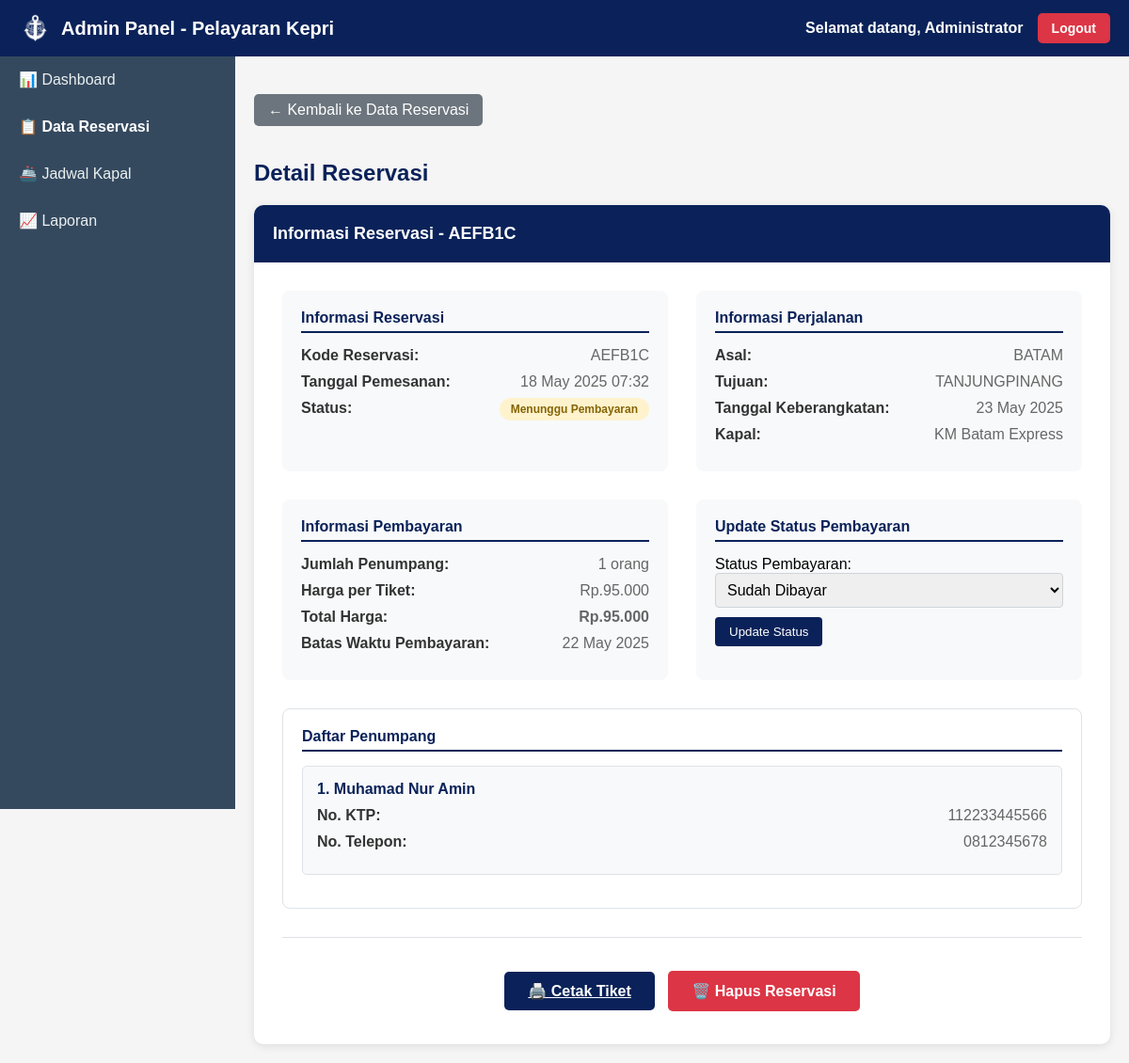
The page /admin_detail_reservasi.php?id=6 (signed in) on the database its author committed.
### tables this page shows
CREATE TABLE `reservations` (
  `id` int(11) NOT NULL,
  `kode` varchar(20) NOT NULL,
  `origin_id` int(11) NOT NULL,
  `destination_id` int(11) NOT NULL,
  `departure_date` date NOT NULL,
  `ship_id` int(11) NOT NULL,
  `passenger_count` int(11) NOT NULL,
  `total_price` decimal(10,2) NOT NULL,
  `reservation_date` timestamp NOT NULL DEFAULT current_timestamp(),
  `schedule_id` int(11) DEFAULT NULL,
  `created_at` timestamp NOT NULL DEFAULT current_timestamp(),
  `status` enum('pending','paid','expired') NOT NULL DEFAULT 'pending'
);

CREATE TABLE `locations` (
  `id` int(11) NOT NULL,
  `name` varchar(100) NOT NULL,
  `created_at` timestamp NOT NULL DEFAULT current_timestamp()
);

CREATE TABLE `ships` (
  `id` int(11) NOT NULL,
  `name` varchar(100) NOT NULL,
  `price` decimal(10,2) NOT NULL,
  `created_at` timestamp NOT NULL DEFAULT current_timestamp()
);

CREATE TABLE `passengers` (
  `id` int(11) NOT NULL,
  `reservation_id` int(11) NOT NULL,
  `name` varchar(255) NOT NULL,
  `ktp_number` varchar(50) NOT NULL,
  `phone_number` varchar(20) NOT NULL,
  `created_at` timestamp NOT NULL DEFAULT current_timestamp()
);

### db_connection.php (called while the page is built, shortened)
<?php
function formatRupiah($price) {
    return 'Rp.' . number_format($price, 0, ',', '.');
}
?>

### admin_detail_reservasi.php (the view, shortened to what this page needs)
<?php
require_once 'db_connection.php';
$reservation_id = isset($_GET['id']) ? (int)$_GET['id'] : 0;
$query = "SELECT r.*,
          o.name AS origin_name,
          d.name AS destination_name,
          s.name AS ship_name,
          s.price AS ship_price
          FROM reservations r
          JOIN locations o ON r.origin_id = o.id
          JOIN locations d ON r.destination_id = d.id
          JOIN ships s ON r.ship_id = s.id
          WHERE r.id = ?";
$stmt = $conn->prepare($query);
$stmt->bind_param("i", $reservation_id);
$stmt->execute();
$result = $stmt->get_result();
$reservation = $result->fetch_assoc();
$query = "SELECT * FROM passengers WHERE reservation_id = ?";
$stmt = $conn->prepare($query);
$stmt->bind_param("i", $reservation_id);
$stmt->execute();
$passengers_result = $stmt->get_result();
$passengers = [];
while ($row = $passengers_result->fetch_assoc()) {
    $passengers[] = $row;
}
$payment_deadline = date('d F Y', strtotime($reservation['departure_date'] . ' -1 day'));
?>
<!DOCTYPE html>
<html lang="id">
<head>
</head>
    <link rel="stylesheet" href="css/sidebar.css">
    <link rel="stylesheet" href="css/header.css">
<body>
    <div class="header">
        <div class="logo-container">
            <img src="gambar/logo.png" alt="Logo">
            <div class="header-title">Admin Panel - Pelayaran Kepri</div>
        </div>
        <div class="admin-info">
            <span>Selamat datang, <?php echo $_SESSION['admin_name']; ?></span>
            <a href="admin_logout.php" class="logout-btn">Logout</a>
        </div>
    </div>
    <div class="sidebar">
        <ul class="sidebar-menu">
            <li><a href="admin_dashboard.php">📊 Dashboard</a></li>
            <li><a href="admin_reservasi.php" class="active">📋 Data Reservasi</a></li>
            <li><a href="admin_jadwal.php">🚢 Jadwal Kapal</a></li>
            <li><a href="admin_laporan.php">📈 Laporan</a></li>
        </ul>
    </div>
    <div class="main-content">
        <a href="admin_reservasi.php" class="back-btn">← Kembali ke Data Reservasi</a>
        <h1 class="page-title">Detail Reservasi</h1>
        <div class="detail-container">
            <div class="detail-header">
                Informasi Reservasi - <?php echo htmlspecialchars($reservation['kode']); ?>
            </div>
            <div class="detail-content">
                <div class="detail-grid">
                    <div class="detail-section">
                        <div class="section-title">Informasi Reservasi</div>
                        <div class="detail-row">
                            <span class="detail-label">Kode Reservasi:</span>
                            <span class="detail-value"><?php echo htmlspecialchars($reservation['kode']); ?></span>
                        </div>
                        <div class="detail-row">
                            <span class="detail-label">Tanggal Pemesanan:</span>
                            <span class="detail-value"><?php echo date('d F Y H:i', strtotime($reservation['created_at'])); ?></span>
                        </div>
                        <div class="detail-row">
                            <span class="detail-label">Status:</span>
                            <span class="detail-value">
                                <?php
                                $status_badges = [
                                    'pending' => '<span class="status-badge status-pending">Menunggu Pembayaran</span>',
                                    'paid' => '<span class="status-badge status-paid">Sudah Dibayar</span>',
                                    'expired' => '<span class="status-badge status-expired">Expired/Hangus</span>'
                                ];
                                echo $status_badges[$reservation['status']] ?? '<span class="status-badge status-pending">Menunggu Pembayaran</span>';
                                ?>
                            </span>
                        </div>
                    </div>
                    <div class="detail-section">
                        <div class="section-title">Informasi Perjalanan</div>
                        <div class="detail-row">
                            <span class="detail-label">Asal:</span>
                            <span class="detail-value"><?php echo htmlspecialchars($reservation['origin_name']); ?></span>
                        </div>
                        <div class="detail-row">
                            <span class="detail-label">Tujuan:</span>
                            <span class="detail-value"><?php echo htmlspecialchars($reservation['destination_name']); ?></span>
                        </div>
                        <div class="detail-row">
                            <span class="detail-label">Tanggal Keberangkatan:</span>
                            <span class="detail-value"><?php echo date('d F Y', strtotime($reservation['departure_date'])); ?></span>
                        </div>
                        <div class="detail-row">
                            <span class="detail-label">Kapal:</span>
                            <span class="detail-value"><?php echo htmlspecialchars($reservation['ship_name']); ?></span>
                        </div>
                    </div>
                    <div class="detail-section">
                        <div class="section-title">Informasi Pembayaran</div>
                        <div class="detail-row">
                            <span class="detail-label">Jumlah Penumpang:</span>
                            <span class="detail-value"><?php echo $reservation['passenger_count']; ?> orang</span>
                        </div>
                        <div class="detail-row">
                            <span class="detail-label">Harga per Tiket:</span>
                            <span class="detail-value"><?php echo formatRupiah($reservation['ship_price']); ?></span>
                        </div>
                        <div class="detail-row">
                            <span class="detail-label">Total Harga:</span>
                            <span class="detail-value"><strong><?php echo formatRupiah($reservation['total_price']); ?></strong></span>
                        </div>
                        <div class="detail-row">
                            <span class="detail-label">Batas Waktu Pembayaran:</span>
                            <span class="detail-value"><?php echo $payment_deadline; ?></span>
                        </div>
                    </div>
                    <div class="detail-section">
                        <div class="section-title">Update Status Pembayaran</div>
                        <form method="POST" action="admin_update_status.php">
                            <div class="form-group">
                                <label for="status">Status Pembayaran:</label>
                                <select name="status" id="status" class="form-control">
                                    <option value="paid" <?php echo ($reservation['status'] == 'paid') ? 'selected' : ''; ?>>Sudah Dibayar</option>
                                </select>
                            </div>
                            <button type="submit" class="btn-primary">Update Status</button>
                        </form>
                    </div>
                </div>
                <div class="passengers-section">
                    <div class="section-title">Daftar Penumpang</div>
                    <?php foreach ($passengers as $index => $passenger): ?>
                        <div class="passenger-card">
                            <div class="passenger-name">
                                <?php echo ($index + 1) . '. ' . htmlspecialchars($passenger['name']); ?>
                            </div>
                            <div class="detail-row">
                                <span class="detail-label">No. KTP:</span>
                                <span class="detail-value"><?php echo htmlspecialchars($passenger['ktp_number']); ?></span>
                            </div>
                            <div class="detail-row">
                                <span class="detail-label">No. Telepon:</span>
                                <span class="detail-value"><?php echo htmlspecialchars($passenger['phone_number']); ?></span>
                            </div>
                        </div>
                    <?php endforeach; ?>
                </div>
                <div class="print-section">
                    <a href="generate_ticket_pdf.php?id=<?php echo $reservation['id']; ?>" class="print-btn">🖨️ Cetak Tiket</a>
                    <a href="admin_delete_reservasi.php?id=<?php echo $reservation['id']; ?>"
                       class="delete-btn"
                       onclick="return confirm('Yakin ingin menghapus reservasi ini? Tindakan ini tidak dapat dibatalkan.')">
                        🗑️ Hapus Reservasi
                    </a>
                </div>
            </div>
        </div>
    </div>
</body>
</html>

### css/sidebar.css (style rules this page uses)
.sidebar { width: 250px; background-color:#34495e; height: 100vh; position: fixed; left: 0; top: 60px; overflow-y: auto; z-index: 999; transition: all 0.3s ease; }
.sidebar-menu { list-style: none; padding: 0; margin: 0; }
.sidebar-menu li { border-bottom: 1px solid #34495e; }
.sidebar-menu a { display: block; padding: 15px 20px; color: #ecf0f1; text-decoration: none; font-weight: 500; transition: all 0.3s ease; }
.sidebar-menu a:hover, .sidebar-menu a.active { color: white; font-weight: bold; }

### css/header.css (style rules this page uses)
.header { background-color: #0a2259; color: white; padding: 15px 20px; display: flex; justify-content: space-between; align-items: center; position: fixed; top: 0; left: 0; right: 0; z-index: 1000; height: 60px; box-sizing: border-box; }
.logo-container { display: flex; align-items: center; }
.logo-container img { height: 35px; margin-right: 10px; }
.header-title { font-size: 20px; font-weight: bold; }
.admin-info { display: flex; align-items: center; gap: 15px; font-weight: bold; }
.logout-btn { background-color: #dc3545; color: white; padding: 8px 15px; border: none; border-radius: 5px; text-decoration: none; font-size: 14px; }

### admin_detail_reservasi.php (style rules this page uses)
body { margin: 0; font-family: Arial, sans-serif; background-color: #f5f5f5; }
.main-content { margin-left: 250px; margin-top: 80px; padding: 20px; min-height: calc(100vh - 80px); }
.page-title { color: #0a2259; font-size: 24px; margin-bottom: 20px; }
.back-btn { background-color: #6c757d; color: white; padding: 8px 15px; text-decoration: none; border-radius: 5px; margin-bottom: 20px; display: inline-block; }
.detail-container { background: white; border-radius: 10px; box-shadow: 0 2px 10px rgba(0,0,0,0.1); overflow: hidden; }
.detail-header { background-color: #0a2259; color: white; padding: 20px; font-size: 18px; font-weight: bold; }
.detail-content { padding: 30px; }
.detail-grid { display: grid; grid-template-columns: repeat(auto-fit, minmax(300px, 1fr)); gap: 30px; margin-bottom: 30px; }
.detail-section { background: #f8f9fa; padding: 20px; border-radius: 8px; }
.section-title { color: #0a2259; font-size: 16px; font-weight: bold; margin-bottom: 15px; border-bottom: 2px solid #0a2259; padding-bottom: 5px; }
.detail-row { margin-bottom: 10px; display: flex; justify-content: space-between; }
.detail-label { font-weight: bold; color: #333; }
.detail-value { color: #666; }
.passengers-section { background: white; border: 1px solid #dee2e6; border-radius: 8px; padding: 20px; }
.passenger-card { background: #f8f9fa; border: 1px solid #dee2e6; border-radius: 5px; padding: 15px; margin-bottom: 15px; }
.passenger-name { font-weight: bold; color: #0a2259; margin-bottom: 10px; }
.status-badge { padding: 5px 12px; border-radius: 15px; font-size: 12px; font-weight: bold; }
.status-pending { background-color: #fff3cd; color: #856404; }
.print-section { text-align: center; margin-top: 30px; padding-top: 30px; border-top: 1px solid #dee2e6; }
.print-btn { background-color: #0a2259; color: white; padding: 12px 25px; border: none; border-radius: 5px; cursor: pointer; font-weight: bold; margin: 5px; }
.delete-btn { background-color: #dc3545; color: white; padding: 12px 25px; border: none; border-radius: 5px; cursor: pointer; font-weight: bold; margin: 5px; text-decoration: none; display: inline-block; }
.form-control { width: 100%; padding: 8px; border: 1px solid #ced4da; border-radius: 4px; font-size: 16px; margin-bottom: 10px; }
.btn-primary { background-color: #0a2259; color: white; padding: 8px 15px; border: none; border-radius: 4px; cursor: pointer; }

### rows shown on the page
reservations: kode "AEFB1C", created_at "18 May 2025 07:32", status "Menunggu Pembayaran", origin.name "BATAM", destination.name "TANJUNGPINANG", departure_date "23 May 2025", ship.name "KM Batam Express", passenger_count "1", ship.price "Rp.95.000", total_price "Rp.95.000", departure_date "22 May 2025", status "Sudah Dibayar"
passengers: name "Muhamad Nur Amin", ktp_number "112233445566", phone_number "0812345678"

### other values the page prints
$_SESSION['admin_name'] "Administrator"
